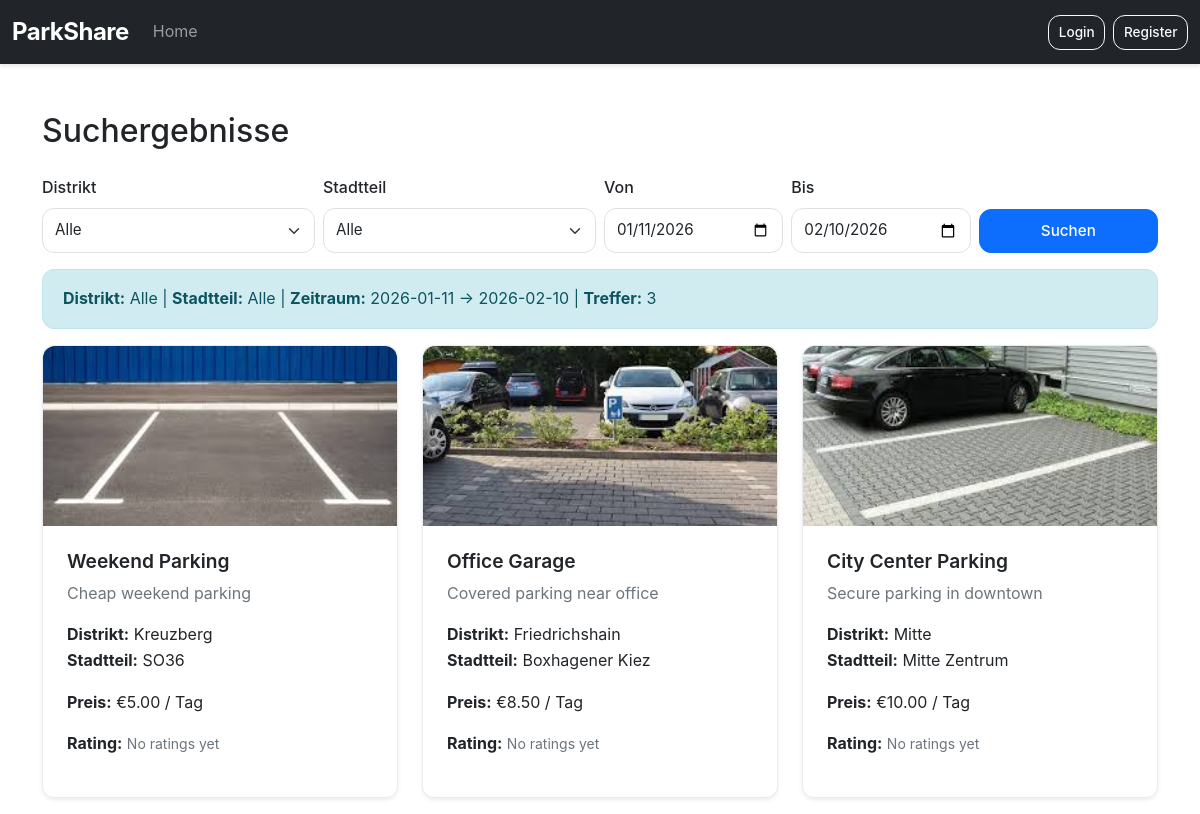
Screenshot of /search.php with the database file from the repository.
### tables this page shows
CREATE TABLE parkings (
              id INT AUTO_INCREMENT PRIMARY KEY,
              owner_id INT NOT NULL,
              title VARCHAR(100) NOT NULL DEFAULT '',
              description TEXT DEFAULT NULL,
              price DECIMAL(10,2) NOT NULL DEFAULT 0.00,
               
              status ENUM('draft','pending','approved','rejected') DEFAULT 'draft',
             
             
               
              district_id INT NULL,
              neighborhood_id INT NULL,
              created_at TIMESTAMP DEFAULT CURRENT_TIMESTAMP,
              modified_at TIMESTAMP DEFAULT CURRENT_TIMESTAMP ON UPDATE CURRENT_TIMESTAMP,
              FOREIGN KEY (owner_id) REFERENCES users(id),
              FOREIGN KEY (district_id) REFERENCES districts(id) ON DELETE RESTRICT,
              FOREIGN KEY (neighborhood_id) REFERENCES neighborhoods(id) ON DELETE RESTRICT,
              INDEX idx_parking_district (district_id),
              INDEX idx_parking_neighborhood (neighborhood_id)
);

CREATE TABLE districts (
  id INT AUTO_INCREMENT PRIMARY KEY,
  name VARCHAR(150) NOT NULL,
  created_at TIMESTAMP DEFAULT CURRENT_TIMESTAMP
);

CREATE TABLE neighborhoods (
  id INT AUTO_INCREMENT PRIMARY KEY,
  district_id INT NOT NULL,
  name VARCHAR(150) NOT NULL,
  created_at TIMESTAMP DEFAULT CURRENT_TIMESTAMP,
  FOREIGN KEY (district_id) REFERENCES districts(id) ON DELETE CASCADE
);

### public/includes/parking_utils.php (called while the page is built, shortened)
<?php
require_once "validation.php";
function get_name_by_id($table, $id)
{
    global $conn;
    $validTables = ['districts', 'neighborhoods'];
    $stmt = $conn->prepare("SELECT name FROM " . $table . " WHERE id = ? LIMIT 1");
    $stmt->bind_param('i', $id);
    $stmt->execute();
    $name = $stmt->get_result()->fetch_assoc()['name'] ?? '';
    return $name;
}
function get_district_name($districtId)
{
    return get_name_by_id('districts', $districtId);
}
function get_neighborhood_name($neighborhoodId)
{
    return get_name_by_id('neighborhoods', $neighborhoodId);
}

### public/search.php (the view, shortened to what this page needs)
<?php
include_once "includes/db_connect.php";
include_once "includes/parking_utils.php";
include("includes/header.php");
$district_id = (int)($_GET['district_id'] ?? 0);
$neighborhood_id = (int)($_GET['neighborhood_id'] ?? 0);
$from = $_GET['from'] ?: date('Y-m-d');
$to = $_GET['to'] ?: date('Y-m-d', strtotime('+30 days'));
$errors = [];
$parkings = [];
$ratings = [];
if (empty($errors)) {
    $sql = 'SELECT * FROM parkings WHERE status = "approved"';
    $sql .= ' AND id NOT IN (SELECT parking_id FROM bookings WHERE booking_start <= ? AND booking_end >= ?)';
    $sql .= ' ORDER BY id DESC';
    $stmt = $conn->prepare($sql);
    $stmt->bind_param('ss', $to, $from);
    $stmt->execute();
    $parkings = $stmt->get_result()->fetch_all(MYSQLI_ASSOC);
}
?>
<!DOCTYPE html>
<html lang="de">
<body>
<div class="container mt-5">
    <h2 class="mb-3">Suchergebnisse</h2>
    <?php include("includes/search_form.php"); ?>
    <?php if (!empty($errors)): ?>
        <div class="alert alert-danger mt-3">
            <?php foreach ($errors as $e): ?>
                <div><?= htmlspecialchars($e) ?></div>
            <?php endforeach; ?>
        </div>
    <?php else: ?>
        <div class="alert alert-info mt-3">
            <?php
            $districtName = $district_id > 0 ? get_district_name($district_id) : 'Alle';
            $neighborhoodName = $neighborhood_id > 0 ? get_neighborhood_name($neighborhood_id) : 'Alle';
            ?>
            <strong>Distrikt:</strong> <?= htmlspecialchars($districtName) ?> |
            <strong>Stadtteil:</strong> <?= htmlspecialchars($neighborhoodName) ?> |
            <strong>Zeitraum:</strong> <?= htmlspecialchars("$from → $to") ?> |
            <strong>Treffer:</strong> <?= count($parkings) ?>
        </div>
        <div class="row">
            <?php foreach ($parkings as $row): ?>
                <?php
                $id = (int)$row['id'];
                $img = !empty($row['main_image']) && file_exists("uploads/parkings/$id/" . $row['main_image'])
                    ? "uploads/parkings/$id/" . $row['main_image']
                    : (glob("uploads/parkings/$id/*.{jpg,jpeg,png}", GLOB_BRACE)[0] ?? null);
                ?>
                <div class="col-md-4 mb-3">
                    <a href="parking.php?id=<?= $id ?><?php if ($from && $to): ?>&start_date=<?= urlencode($from) ?>&end_date=<?= urlencode($to) ?><?php endif; ?>" class="text-decoration-none text-dark">
                        <div class="card h-100 shadow-sm">
                            <?php if ($img): ?>
                                <img src="<?= htmlspecialchars($img) ?>" class="card-img-top parking-card-image" alt="<?= htmlspecialchars($row['title']) ?>">
                            <?php else: ?>
                                <div class="card-img-top parking-card-placeholder d-flex justify-content-center align-items-center bg-light text-muted">No Image</div>
                            <?php endif; ?>
                            <div class="card-body">
                                <h5 class="card-title"><?= htmlspecialchars($row['title']) ?></h5>
                                <p class="card-text"><?= htmlspecialchars(mb_strimwidth($row['description'], 0, 100, "...")) ?></p>
                                <p>
                                    <strong>Distrikt:</strong> <?= htmlspecialchars(get_district_name($row['district_id']) ?: '—') ?> <br>
                                    <strong>Stadtteil:</strong> <?= htmlspecialchars(get_neighborhood_name($row['neighborhood_id']) ?: '—') ?>
                                </p>
                                <p><strong>Preis:</strong> €<?= number_format((float)$row['price'], 2) ?> / Tag</p>
                                <p>
                                    <strong>Rating:</strong>
                                    <?php $r = $ratings[$id] ?? null; ?>
                                    <?php if ($r): ?>
                                        <span class="text-warning">★ <?= number_format((float)$r['avg_rating'], 1) ?></span>
                                        <small class="text-muted">(<?= (int)$r['review_count'] ?>)</small>
                                    <?php else: ?>
                                        <small class="text-muted">No ratings yet</small>
                                    <?php endif; ?>
                                </p>
                            </div>
                        </div>
                    </a>
                </div>
            <?php endforeach; ?>
        </div>
    <?php endif; ?>
</div>
</body>
</html>

### public/includes/header.php (shortened to what this page needs)
<?php
include_once __DIR__ . '/validation.php';
include_once __DIR__ . '/parking_utils.php';
$isLoggedIn = isset($_SESSION['user_id']);
$username = $isLoggedIn ? $_SESSION['username'] : '';
?>
<head>
    <link href="https://cdn.jsdelivr.net/npm/bootstrap@5.3.0/dist/css/bootstrap.min.css" rel="stylesheet">
    <link href="css/style.css" rel="stylesheet">
</head>
<nav class="navbar navbar-expand-lg navbar-dark bg-dark position-relative">
    <div class="container-fluid d-flex justify-content-between align-items-center position-relative">
        <a class="navbar-brand" href="index.php">ParkShare</a>
        <div class="navbar-collapse-nojs justify-content-center" id="navbarMain">
            <ul class="navbar-nav text-center">
                <li class="nav-item"><a class="nav-link" href="index.php">Home</a></li>
            </ul>
        </div>
        <div class="d-flex align-items-center ms-auto">
            <?php if ($isLoggedIn): ?>
                <span class="navbar-text text-white me-2"> <?= htmlspecialchars($username) ?></span>
                <a href="logout.php" class="btn btn-outline-light btn-sm">Logout</a>
            <?php else: ?>
                <a href="login.php" class="btn btn-outline-light btn-sm me-2">Login</a>
                <a href="register.php" class="btn btn-outline-light btn-sm">Register</a>
            <?php endif; ?>
        </div>
    </div>
</nav>

### public/includes/search_form.php (shortened to what this page needs)
<?php
$today = date('Y-m-d');
$district_id = $district_id ?? 0;
$neighborhood_id = $neighborhood_id ?? 0;
$from = $from ?? '';
$to = $to ?? '';
?>
<form method="GET" action="search.php" class="mt-4">
    <div class="row g-2 align-items-end">
        <div class="col-12 col-md-3">
            <label class="form-label">Distrikt</label>
            <select name="district_id" class="form-select">
                <option value="0">Alle</option>
            </select>
        </div>
        <div class="col-12 col-md-3">
            <label class="form-label">Stadtteil</label>
            <select name="neighborhood_id" class="form-select">
                <option value="0">Alle</option>
            </select>
        </div>
        <div class="col-12 col-md-2">
            <label class="form-label">Von</label>
            <input type="date" class="form-control" name="from" min="<?= htmlspecialchars($today) ?>" value="<?= htmlspecialchars($from) ?>">
        </div>
        <div class="col-12 col-md-2">
            <label class="form-label">Bis</label>
            <input type="date" class="form-control" name="to" min="<?= htmlspecialchars($today) ?>" value="<?= htmlspecialchars($to) ?>">
        </div>
        <div class="col-12 col-md-2 d-flex align-items-end">
            <button class="btn btn-primary w-100" type="submit">Suchen</button>
        </div>
    </div>
</form>

### public/css/style.css (style rules this page uses)
:root { --primary-color: #0d6efd; --success-color: #198754; --danger-color: #dc3545; --warning-color: #ffc107; --info-color: #0dcaf0; --light-color: #f8f9fa; --dark-color: #212529; --border-radius: 0.75rem; --box-shadow: 0 4px 15px rgba(0, 0, 0, 0.15); }
* { box-sizing: border-box; }
body { font-family: -apple-system, BlinkMacSystemFont, "Segoe UI", Roboto, "Helvetica Neue", Arial, sans-serif; color: var(--dark-color); background-color: #fff; line-height: 1.6; }
body { display: flex; flex-direction: column; min-height: 100vh; }
.navbar { box-shadow: 0 2px 4px rgba(0, 0, 0, 0.1); }
.navbar-brand { font-weight: 700; font-size: 1.5rem; letter-spacing: -0.5px; }
@media (min-width: 992px) { .navbar-collapse-nojs { display: flex !important; } }
@media (min-width: 992px) { #navbarMain { justify-content: center !important; } }
.form-control, .form-select { padding: 0.625rem 0.75rem; font-size: 0.95rem; border-radius: var(--border-radius); }
.form-label { font-weight: 500; margin-bottom: 0.5rem; color: var(--dark-color); }
.btn { border-radius: var(--border-radius); font-weight: 500; padding: 0.6rem 0.75rem; font-size: 0.95rem; transition: all 0.2s ease; }
.btn-primary { background-color: var(--primary-color); border-color: var(--primary-color); }
.btn-sm { padding: 0.4rem 0.6rem; font-size: 0.85rem; }
.card { border: 1px solid #e9ecef; border-radius: var(--border-radius); box-shadow: 0 2px 8px rgba(0, 0, 0, 0.08); transition: all 0.3s ease; }
.card-img-top { width: 100%; height: 200px; object-fit: cover; border-radius: var(--border-radius) var(--border-radius) 0 0; }
.card-body { padding: 1.5rem; }
.card-title { font-size: 1.2rem; font-weight: 600; margin-bottom: 0.5rem; }
.card-text { color: #6c757d; margin-bottom: 1rem; }
.alert { border-radius: var(--border-radius); border: 1px solid; padding: 1rem 1.25rem; margin-bottom: 1rem; }
.alert-info { background-color: #d1ecf1; border-color: #bee5eb; color: #0c5460; }
.parking-card-image { height: 180px; object-fit: cover; }
.card-img-top { width: 100%; height: 180px; object-fit: cover; }
.text-muted { color: #6c757d !important; }
.text-center { text-align: center; }
.mt-3 { margin-top: 1rem; }
.mt-4 { margin-top: 1.5rem; }
.mt-5 { margin-top: 3rem; }
.mb-3 { margin-bottom: 1rem; }
.w-100 { width: 100%; }
.h-100 { height: 100%; }
.d-flex { display: flex; }
.justify-content-between { justify-content: space-between; }
.justify-content-center { justify-content: center; }
.align-items-center { align-items: center; }
.ms-auto { margin-left: auto; }

### rows the page displays
parkings: shows a picture, title "Weekend Parking", description "Cheap weekend parking", district.name "Kreuzberg", neighborhood.name "SO36", price "5.00"
parkings: shows a picture, title "Office Garage", description "Covered parking near office", district.name "Friedrichshain", neighborhood.name "Boxhagener Kiez", price "8.50"
parkings: shows a picture, title "City Center Parking", description "Secure parking in downtown", district.name "Mitte", neighborhood.name "Mitte Zentrum", price "10.00"

### other values shown
$districtName "Alle"
$neighborhoodName "Alle"
count($parkings) "3"
